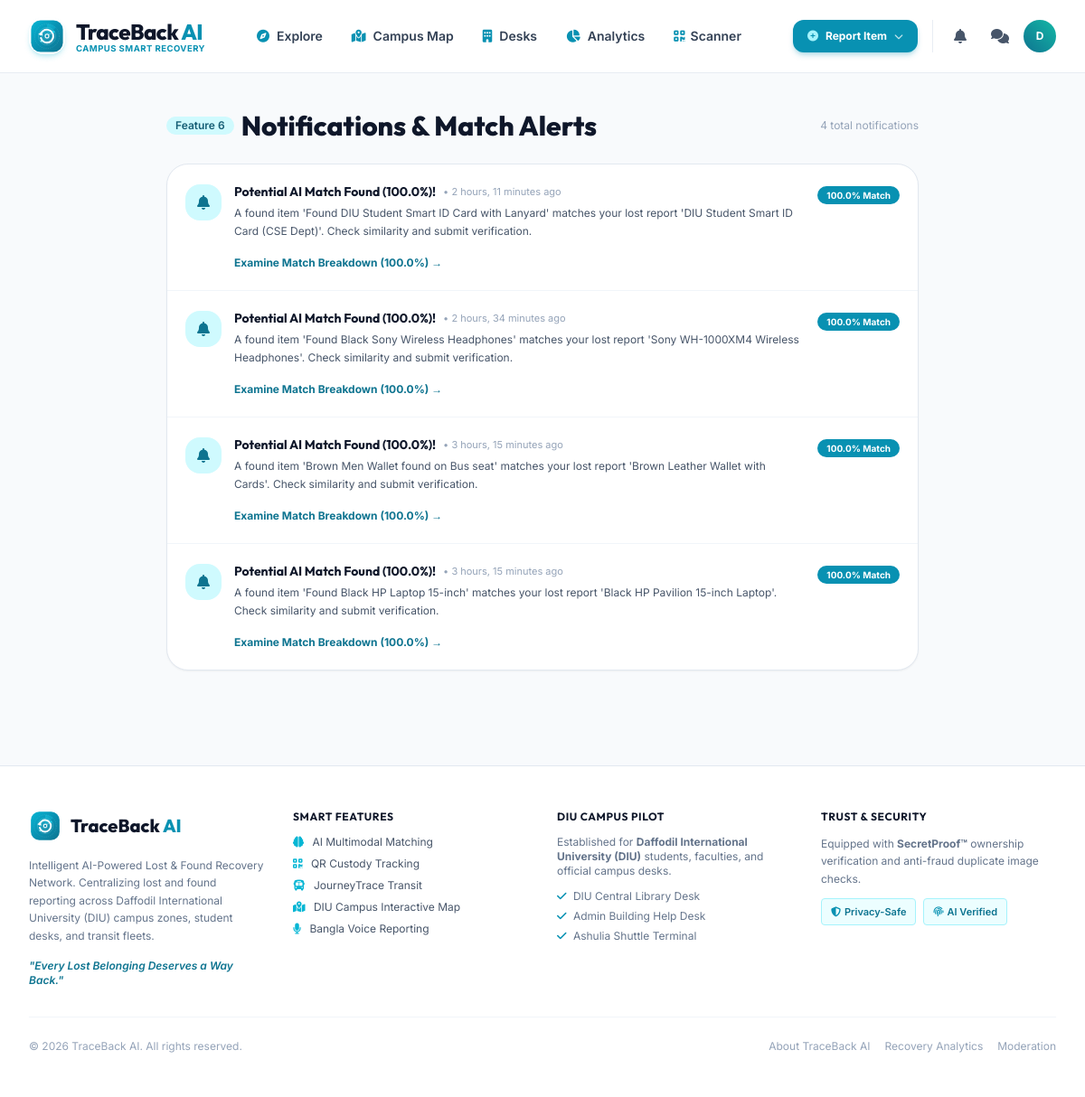
Page /matching/notifications/ (signed in) on the committed database.
### accounts/models.py (models this page shows, shortened)
class User(AbstractUser):
    ROLE_CHOICES = [
        ('general', 'General User'),
        ('student', 'Student / Campus Member'),
        ('transport', 'Transport Authority Officer'),
        ('staff', 'Institutional Desk Staff'),
        ('admin', 'System Administrator'),
    ]
    role = models.CharField(max_length=20, choices=ROLE_CHOICES, default='general')
    phone = models.CharField(max_length=20, blank=True, null=True, help_text="Contact number (kept private)")
    institution_name = models.CharField(max_length=150, blank=True, null=True, help_text="University/Company/Organization name")
    student_id_or_badge = models.CharField(max_length=50, blank=True, null=True, help_text="Student ID or Staff Badge Number")
    avatar = models.ImageField(upload_to='avatars/', blank=True, null=True)
    reputation_score = models.IntegerField(default=100)
    is_verified_staff = models.BooleanField(default=False)
    created_at = models.DateTimeField(auto_now_add=True)
    @property
    def is_desk_staff(self):
        return self.role in ['staff', 'transport', 'admin'] or self.is_superuser

### matching/models.py (models this page shows, shortened)
class MatchNotification(models.Model):
    recipient = models.ForeignKey(settings.AUTH_USER_MODEL, on_delete=models.CASCADE, related_name='notifications')
    match = models.ForeignKey(MatchRecord, on_delete=models.CASCADE, related_name='notifications')
    title = models.CharField(max_length=150)
    message = models.TextField()
    is_read = models.BooleanField(default=False)
    created_at = models.DateTimeField(auto_now_add=True)
    class Meta:
        ordering = ['-created_at']

class MatchRecord(models.Model):
    STATUS_CHOICES = [
        ('suggested', 'Suggested AI Match'),
        ('accepted', 'Accepted by Seeker (In Verification)'),
        ('rejected', 'Dismissed / Not a Match'),
        ('recovered', 'Confirmed Recovery!'),
    ]
    lost_item = models.ForeignKey(ItemReport, on_delete=models.CASCADE, related_name='lost_matches')
    found_item = models.ForeignKey(ItemReport, on_delete=models.CASCADE, related_name='found_matches')
    similarity_score = models.FloatField(default=0.0, help_text="Total weighted match score")
    category_score = models.FloatField(default=0.0)
    text_score = models.FloatField(default=0.0)
    color_brand_score = models.FloatField(default=0.0)
    location_score = models.FloatField(default=0.0)
    time_score = models.FloatField(default=0.0)
    status = models.CharField(max_length=20, choices=STATUS_CHOICES, default='suggested')
    reviewed_by_seeker = models.BooleanField(default=False)
    created_at = models.DateTimeField(auto_now_add=True)
    updated_at = models.DateTimeField(auto_now=True)
    class Meta:
        unique_together = ('lost_item', 'found_item')
        ordering = ['-similarity_score', '-created_at']

### matching/views.py (the view)
# urls.py: path('notifications/', views.notifications_list, name='notifications_list'),
@login_required
def notifications_list(request):
    notifs = MatchNotification.objects.filter(recipient=request.user)
    notifs.filter(is_read=False).update(is_read=True)
    return render(request, 'matching/notifications.html', {'notifications': notifs})

### templates/matching/notifications.html (shortened to what this page needs)
{% extends 'base.html' %}
{% block content %}
<div class="max-w-4xl mx-auto px-4 sm:px-6 lg:px-8 py-10 space-y-6">
    <div class="flex items-center justify-between">
        <div class="flex items-center gap-2">
            <span class="px-2.5 py-0.5 rounded-full bg-cyan-100 text-cyan-800 text-xs font-semibold">Feature 6</span>
            <h1 class="text-2xl sm:text-3xl font-extrabold text-slate-900">Notifications &amp; Match Alerts</h1>
        </div>
        <span class="text-xs text-slate-400">{{ notifications.count }} total notifications</span>
    </div>
    <div class="bg-white rounded-3xl border border-slate-200 shadow-sm divide-y divide-slate-100 overflow-hidden">
        {% for n in notifications %}
        <div class="p-5 flex items-start justify-between gap-4 hover:bg-slate-50/70 transition {% if not n.is_read %}bg-cyan-50/40{% endif %}">
            <div class="flex items-start gap-3.5">
                <div class="w-10 h-10 rounded-2xl bg-cyan-100 text-cyan-700 flex items-center justify-center text-base shrink-0 shadow-xs mt-0.5">
                    <i class="fas fa-bell"></i>
                </div>
                <div class="space-y-1">
                    <div class="flex items-center gap-2">
                        <h4 class="font-bold text-sm text-slate-900">{{ n.title }}</h4>
                        <span class="text-[11px] text-slate-400">&bull; {{ n.created_at|timesince }} ago</span>
                    </div>
                    <p class="text-xs text-slate-600 leading-relaxed">{{ n.message }}</p>
                    <div class="pt-2">
                        <a href="{% url 'item_matches' n.match.lost_item.id %}" class="inline-flex items-center gap-1 text-xs font-bold text-cyan-700 hover:text-cyan-900">
                            Examine Match Breakdown ({{ n.match.similarity_score }}%) &rarr;
                        </a>
                    </div>
                </div>
            </div>
            <div class="shrink-0">
                <span class="px-2.5 py-1 rounded-full text-[10px] font-bold bg-cyan-600 text-white shadow-xs">
                    {{ n.match.similarity_score }}% Match
                </span>
            </div>
        </div>
        {% empty %}
        <div class="p-12 text-center text-slate-400 space-y-2">
            <i class="fas fa-bell-slash text-3xl text-slate-300"></i>
            <p class="text-xs font-semibold">No notifications yet. You will be alerted when a match is found!</p>
        </div>
        {% endfor %}
    </div>
</div>
{% endblock %}

### templates/base.html (shortened to what this page needs)
<!DOCTYPE html>
<html lang="en">
<head>
    <script src="https://cdn.tailwindcss.com"></script>
    <link rel="stylesheet" href="https://cdnjs.cloudflare.com/ajax/libs/font-awesome/6.5.1/css/all.min.css">
    <link rel="stylesheet" href="/static/css/style.css">
</head>
<body class="bg-slate-50 text-slate-800 flex flex-col min-h-screen font-sans selection:bg-cyan-100 selection:text-cyan-800">
    <nav class="sticky top-0 z-50 bg-white/95 backdrop-blur-md border-b border-slate-200/80 shadow-xs transition-all">
        <div class="max-w-screen-2xl mx-auto px-4 sm:px-6 lg:px-8">
            <div class="flex items-center justify-between h-20">
                <div class="flex items-center shrink-0">
                    <a href="{% url 'home' %}" class="flex items-center gap-3 group">
                        <img src="/static/images/logo-icon.svg" alt="TraceBack AI Logo" class="w-10 h-10 rounded-2xl shadow-md shadow-cyan-500/20 group-hover:scale-105 transition-transform">
                        <div class="flex flex-col">
                            <span class="font-display font-extrabold text-2xl tracking-tight text-slate-900 group-hover:text-cyan-700 transition">
                                TraceBack <span class="text-cyan-600">AI</span>
                            </span>
                            <span class="text-[9.5px] uppercase tracking-wider font-bold text-cyan-600 -mt-1">Campus Smart Recovery</span>
                        </div>
                    </a>
                </div>
                <div class="hidden lg:flex items-center space-x-1 xl:space-x-3">
                    <a href="{% url 'item_list' %}" class="px-3.5 py-2 text-sm font-semibold rounded-xl text-slate-700 hover:text-cyan-700 hover:bg-cyan-50/80 transition flex items-center gap-2">
                        <i class="fas fa-compass text-cyan-600 text-sm"></i>
                        <span>Explore</span>
                    </a>
                    <a href="{% url 'map_view' %}" class="px-3.5 py-2 text-sm font-semibold rounded-xl text-slate-700 hover:text-cyan-700 hover:bg-cyan-50/80 transition flex items-center gap-2">
                        <i class="fas fa-map-marked-alt text-cyan-600 text-sm"></i>
                        <span>Campus Map</span>
                    </a>
                    <a href="{% url 'desk_list' %}" class="px-3.5 py-2 text-sm font-semibold rounded-xl text-slate-700 hover:text-cyan-700 hover:bg-cyan-50/80 transition flex items-center gap-2">
                        <i class="fas fa-building text-cyan-600 text-sm"></i>
                        <span>Desks</span>
                    </a>
                    <a href="{% url 'analytics_view' %}" class="px-3.5 py-2 text-sm font-semibold rounded-xl text-slate-700 hover:text-cyan-700 hover:bg-cyan-50/80 transition flex items-center gap-2">
                        <i class="fas fa-chart-pie text-cyan-600 text-sm"></i>
                        <span>Analytics</span>
                    </a>
                    <a href="{% url 'qr_scanner' %}" class="px-3.5 py-2 text-sm font-semibold rounded-xl text-slate-700 hover:text-cyan-700 hover:bg-cyan-50/80 transition flex items-center gap-1.5" title="QR Custody Scanner">
                        <i class="fas fa-qrcode text-cyan-600"></i>
                        <span>Scanner</span>
                    </a>
                </div>
                <div class="flex items-center space-x-3 sm:space-x-4">
                    <div class="relative group hidden sm:block">
                        <button type="button" class="px-4 py-2.5 rounded-xl bg-cyan-600 text-white font-bold text-xs hover:bg-cyan-700 transition shadow-md shadow-cyan-600/25 flex items-center gap-2">
                            <i class="fas fa-plus-circle text-cyan-200"></i>
                            <span>Report Item</span>
                            <i class="fas fa-chevron-down text-[10px] opacity-75"></i>
                        </button>
                    </div>
                    {% if user.is_authenticated %}
                        <div class="flex items-center space-x-2 border-l border-slate-200/80 pl-3">
                            <a href="{% url 'notifications_list' %}" class="relative w-9 h-9 rounded-xl flex items-center justify-center text-slate-600 hover:text-cyan-700 hover:bg-cyan-50 transition" title="Match Notifications">
                                <i class="fas fa-bell text-base"></i>
                            </a>
                            <a href="{% url 'inbox' %}" class="w-9 h-9 rounded-xl flex items-center justify-center text-slate-600 hover:text-cyan-700 hover:bg-cyan-50 transition" title="Privacy Safe Messages">
                                <i class="fas fa-comments text-base"></i>
                            </a>
                            <div class="relative group ml-1">
                                <button type="button" class="w-9 h-9 rounded-full bg-gradient-to-tr from-cyan-700 to-teal-500 hover:from-cyan-800 hover:to-teal-600 text-white font-bold text-xs ring-2 ring-white hover:ring-cyan-300 shadow-sm transition flex items-center justify-center focus:outline-none" title="{{ user.username }}">
                                    {{ user.username|slice:":1"|upper }}
                                </button>
                            </div>
                        </div>
                    {% endif %}
                </div>
            </div>
        </div>
    </nav>
    <main class="flex-grow">
        {% block content %}{% endblock %}
    </main>
    <footer class="bg-white border-t border-slate-200 mt-16 text-slate-600 text-sm">
        <div class="max-w-7xl mx-auto px-4 sm:px-6 lg:px-8 py-12">
            <div class="grid grid-cols-1 md:grid-cols-4 gap-8">
                <div class="space-y-4">
                    <div class="flex items-center gap-2.5">
                        <img src="/static/images/logo-icon.svg" alt="TraceBack AI" class="w-9 h-9 rounded-xl shadow-xs">
                        <span class="font-display font-extrabold text-xl text-slate-900">TraceBack <span class="text-cyan-600">AI</span></span>
                    </div>
                    <p class="text-xs text-slate-500 leading-relaxed">
                        Intelligent AI-Powered Lost &amp; Found Recovery Network. Centralizing lost and found reporting across Daffodil International University (DIU) campus zones, student desks, and transit fleets.
                    </p>
                    <p class="text-xs font-semibold text-cyan-700 italic">
                        "Every Lost Belonging Deserves a Way Back."
                    </p>
                </div>
                <div>
                    <h4 class="font-bold text-slate-900 mb-3 text-xs uppercase tracking-wider">Smart Features</h4>
                    <ul class="space-y-2 text-xs">
                        <li><a href="{% url 'item_list' %}" class="hover:text-cyan-600 transition"><i class="fas fa-brain text-cyan-500 mr-1.5"></i> AI Multimodal Matching</a></li>
                        <li><a href="{% url 'qr_scanner' %}" class="hover:text-cyan-600 transition"><i class="fas fa-qrcode text-cyan-500 mr-1.5"></i> QR Custody Tracking</a></li>
                        <li><a href="{% url 'item_list' %}?transit=1" class="hover:text-cyan-600 transition"><i class="fas fa-bus text-cyan-500 mr-1.5"></i> JourneyTrace Transit</a></li>
                        <li><a href="{% url 'map_view' %}" class="hover:text-cyan-600 transition"><i class="fas fa-map-marked-alt text-cyan-500 mr-1.5"></i> DIU Campus Interactive Map</a></li>
                        <li><a href="{% url 'report_lost' %}" class="hover:text-cyan-600 transition"><i class="fas fa-microphone text-cyan-500 mr-1.5"></i> Bangla Voice Reporting</a></li>
                    </ul>
                </div>
                <div>
                    <h4 class="font-bold text-slate-900 mb-3 text-xs uppercase tracking-wider">DIU Campus Pilot</h4>
                    <p class="text-xs text-slate-500 mb-3">
                        Established for <strong>Daffodil International University (DIU)</strong> students, faculties, and official campus desks.
                    </p>
                    <ul class="space-y-1.5 text-xs text-slate-500">
                        <li><i class="fas fa-check text-cyan-600 mr-1"></i> DIU Central Library Desk</li>
                        <li><i class="fas fa-check text-cyan-600 mr-1"></i> Admin Building Help Desk</li>
                        <li><i class="fas fa-check text-cyan-600 mr-1"></i> Ashulia Shuttle Terminal</li>
                    </ul>
                </div>
                <div>
                    <h4 class="font-bold text-slate-900 mb-3 text-xs uppercase tracking-wider">Trust & Security</h4>
                    <p class="text-xs text-slate-500 leading-relaxed mb-3">
                        Equipped with <strong>SecretProof™</strong> ownership verification and anti-fraud duplicate image checks.
                    </p>
                    <div class="flex items-center gap-2 text-cyan-700">
                        <span class="inline-flex items-center gap-1 text-[11px] font-semibold px-2.5 py-1 rounded bg-cyan-50 border border-cyan-200">
                            <i class="fas fa-shield-alt text-cyan-600"></i> Privacy-Safe
                        </span>
                        <span class="inline-flex items-center gap-1 text-[11px] font-semibold px-2.5 py-1 rounded bg-cyan-50 border border-cyan-200">
                            <i class="fas fa-fingerprint text-cyan-600"></i> AI Verified
                        </span>
                    </div>
                </div>
            </div>
            <div class="border-t border-slate-100 mt-8 pt-6 flex flex-col sm:flex-row items-center justify-between text-xs text-slate-400">
                <p>&copy; 2026 TraceBack AI. All rights reserved.</p>
                <div class="flex items-center gap-4 mt-2 sm:mt-0">
                    <a href="{% url 'about_view' %}" class="hover:text-cyan-600 transition">About TraceBack AI</a>
                    <a href="{% url 'analytics_view' %}" class="hover:text-cyan-600 transition">Recovery Analytics</a>
                    <a href="{% url 'admin_fraud_review' %}" class="hover:text-cyan-600 transition">Moderation</a>
                </div>
            </div>
        </div>
    </footer>
</body>
</html>

### rows in the picture
User: username "D"
MatchNotification: title "Potential AI Match Found (100.0%)!", created_at "2 hours, 11 minutes", message "A found item 'Found DIU Student Smart ID Card with Lanyard' matches your lost report 'DIU Student Smart ID Card (CSE Dept)'. Check similarity and submit verification.", match.similarity_score "100.0"
MatchNotification: title "Potential AI Match Found (100.0%)!", created_at "2 hours, 34 minutes", message "A found item 'Found Black Sony Wireless Headphones' matches your lost report 'Sony WH-1000XM4 Wireless Headphones'. Check similarity and submit verification.", match.similarity_score "100.0"
MatchNotification: title "Potential AI Match Found (100.0%)!", created_at "3 hours, 15 minutes", message "A found item 'Brown Men Wallet found on Bus seat' matches your lost report 'Brown Leather Wallet with Cards'. Check similarity and submit verification.", match.similarity_score "100.0"
MatchNotification: title "Potential AI Match Found (100.0%)!", created_at "3 hours, 15 minutes", message "A found item 'Found Black HP Laptop 15-inch' matches your lost report 'Black HP Pavilion 15-inch Laptop'. Check similarity and submit verification.", match.similarity_score "100.0"

### other values in the picture
{{ notifications.count }} "4"
